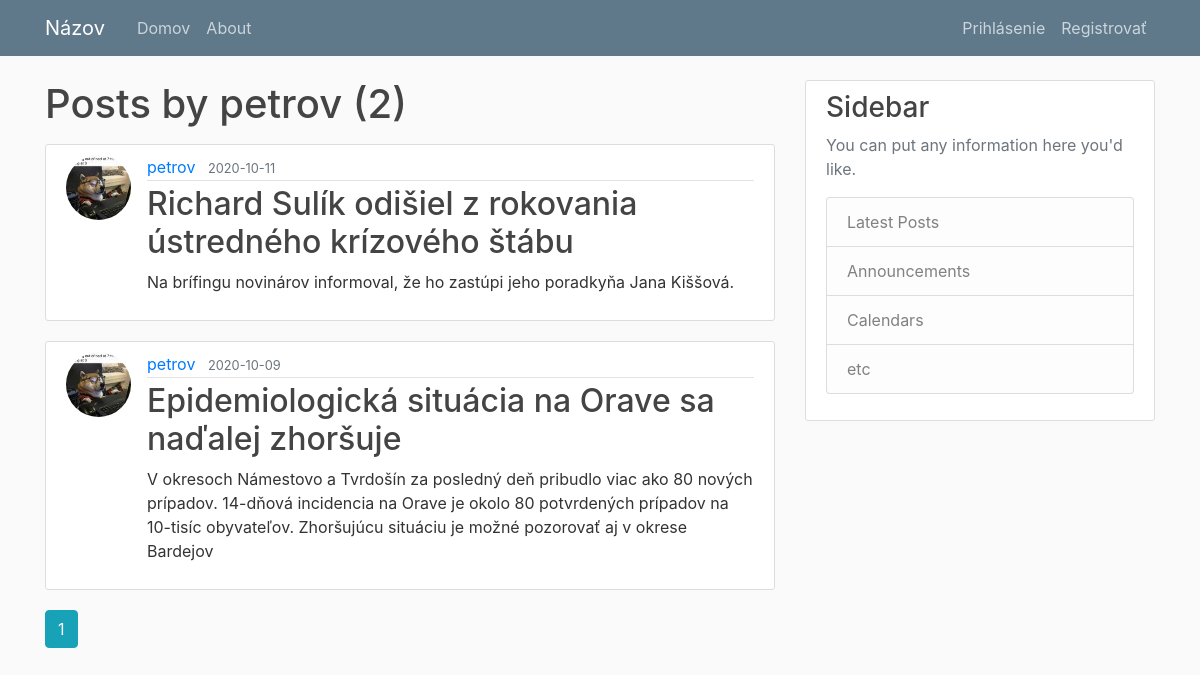
The app's page /user/petrov, older data.
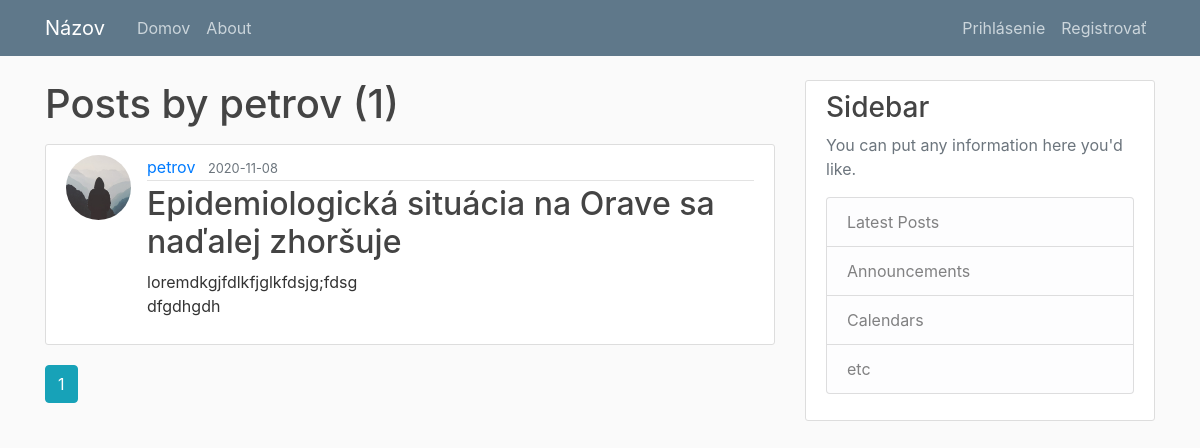
The same page, newer data.
### application/models.py (models this page shows, shortened)
class User(db.Model, UserMixin):
    id = db.Column(db.Integer, primary_key=True)
    username = db.Column(db.String(20), unique=True, nullable=False)
    email = db.Column(db.String(120), unique=True, nullable=False)
    image_file = db.Column(db.String(20), nullable=False, default='default.jpg')
    password = db.Column(db.String(60), nullable=False)
    posts = db.relationship('Post', backref='author', lazy=True)
    comments = db.relationship('Comment', backref='author', lazy=True)
    comment_likes = db.relationship('CommentLike', backref='user', lazy=True)
    post_likes = db.relationship('PostLike', backref='user', lazy=True)

class Post(db.Model):
    id = db.Column(db.Integer, primary_key=True)
    title =  db.Column(db.String(100), nullable=False)
    date_posted = db.Column(db.DateTime, nullable=False, default=datetime.utcnow())
    content = db.Column(db.Text, nullable=False)
    user_id = db.Column(db.Integer, db.ForeignKey('user.id'), nullable=False)
    comments = db.relationship('Comment', backref='post', lazy=True)
    likes = db.relationship('PostLike', backref='post', lazy=True)
    keywords = db.relationship('KeyWord', backref='post', lazy=True)

### application/users/routes.py (the view)
@users.route('/user/<string:username>')
def user_posts(username):
    page = request.args.get('page', 1, type=int)
    user = User.query.filter_by(username=username).first_or_404()
    posts = Post.query.filter_by(author=user)\
        .order_by(Post.date_posted.desc())\
        .paginate(page=page, per_page=5)
    return render_template('user_posts.html', posts=posts, user=user)

### application/templates/user_posts.html
{% extends "layout.html" %}
{% block content %}
	<h1 class="mb-3">Posts by {{ user.username }} ({{ posts.total }})</h1>
  {% for post in posts.items %}
    <article class="media content-section">
      <img class="rounded-circle article-img" src="{{ url_for('static', filename='profile_pics/' + post.author.image_file) }}">
      <div class="media-body">
        <div class="article-metadata">
          <a class="mr-2" href="{{ url_for('users.user_posts', username=post.author.username) }}">{{ post.author.username }}</a>
          <small class="text-muted">{{ post.date_posted.strftime('%Y-%m-%d') }}</small>
        </div>
        <h2><a class="article-title" href="{{ url_for('posts.post', post_id=post.id) }}">{{ post.title }}</a></h2>
        <p class="article-content">{{ post.content }}</p>
      </div>
    </article>
  {% endfor %}
  {% for page_num in posts.iter_pages(left_edge=1, right_edge=1, left_current=1, right_current=2) %}
    {% if page_num %}
      {% if posts.page == page_num %}
        <a class="btn btn-info mb-4" href="{{ url_for('users.user_posts', username=user.username, page=page_num) }}">{{ page_num }}</a>
      {% else %}
      <a class="btn btn-outline-info mb-4" href="{{ url_for('users.user_posts', username=user.username, page=page_num) }}">{{ page_num }}</a>
      {% endif %}
    {% else %}
      ...
    {% endif %}
  {% endfor %}
{% endblock content %}

### application/templates/layout.html (shortened to what this page needs)
<!DOCTYPE html>
<html>
  <head>
    <link rel="stylesheet" href="https://stackpath.bootstrapcdn.com/bootstrap/4.5.2/css/bootstrap.min.css">
    <link rel="stylesheet" type="text/css" href="{{ url_for('static', filename='main.css') }}">
  </head>
  <body>
    <header class="site-header">
      <nav class="navbar navbar-expand-md navbar-dark bg-steel fixed-top">
        <div class="container">
          <a class="navbar-brand mr-4" href="/">Názov</a>
          <div class="collapse navbar-collapse" id="navbarToggle">
            <div class="navbar-nav mr-auto">
              <a class="nav-item nav-link" href="{{ url_for('main.home') }}">Domov</a>
              <a class="nav-item nav-link" href="{{ url_for('main.about') }}">About</a>
            </div>
            <div class="navbar-nav">
              {% if current_user.is_authenticated %}
                <a class="nav-item nav-link" href="{{ url_for('posts.new_post') }}">Opýtať sa otázku</a>
                <a class="nav-item nav-link" href="{{ url_for('users.account') }}">Profil</a>
                <a class="nav-item nav-link" href="{{ url_for('users.logout') }}">Odhlásenie</a>
              {% else %}
                <a class="nav-item nav-link" href="{{ url_for('users.login') }}">Prihlásenie</a>
                <a class="nav-item nav-link" href="{{ url_for('users.register') }}">Registrovať</a>
              {% endif %}
            </div>
          </div>
        </div>
      </nav>
    </header>
    <main role="main" class="container">
      <div class="row">
        <div class="col-md-8">
          {% block content %}{% endblock %}
        </div>
        <div class="col-md-4">
          <div class="content-section">
            <h3>Sidebar</h3>
            <p class='text-muted'>You can put any information here you'd like.
            <ul class="list-group">
              <li class="list-group-item list-group-item-light">Latest Posts</li>
              <li class="list-group-item list-group-item-light">Announcements</li>
              <li class="list-group-item list-group-item-light">Calendars</li>
              <li class="list-group-item list-group-item-light">etc</li>
            </ul>
            </p>
          </div>
        </div>
      </div>
    </main>
  </body>
</html>

### application/static/main.css (style rules this page uses)
body { background: #fafafa; color: #333333; margin-top: 5rem; }
h1, h2, h3, h4, h5, h6 { color: #444444; }
.bg-steel { background-color: #5f788a; }
.site-header .navbar-nav .nav-link { color: #cbd5db; }
.content-section { background: #ffffff; padding: 10px 20px; border: 1px solid #dddddd; border-radius: 3px; margin-bottom: 20px; }
.article-title { color: #444444; }
.article-content { white-space: pre-line; }
.article-img { height: 65px; width: 65px; margin-right: 16px; }
.article-metadata { padding-bottom: 1px; margin-bottom: 4px; border-bottom: 1px solid #e3e3e3 }

Row changes from the older to the newer data that the page shows:
removed Post: image_file (picture), author.username "petrov", date_posted "2020-10-11", title "Richard Sulík odišiel z rokovania ústredného krízového štábu", content "Na brífingu novinárov informoval, že ho zastúpi jeho poradkyňa Jana Kiššová."
changed Post "Epidemiologická situácia na Orave sa naďalej zhoršuje": image_file: picture removed, a placeholder shows; date_posted "2020-10-09" → "2020-11-08"; content "V okresoch Námestovo a Tvrdošín za posledný deň pribudlo viac ako 80 nových prípadov. 14-dňová incidencia na Orave je okolo 80 potvrdených prípadov na 10-tisíc obyvateľov. Zhoršujúcu situáciu je možné pozorovať aj v okrese Bardejov" → "loremdkgjfdlkfjglkfdsjg;fdsg dfgdhgdh"
Text that changed along with them:
{{ posts.total }}: "2" → "1"
